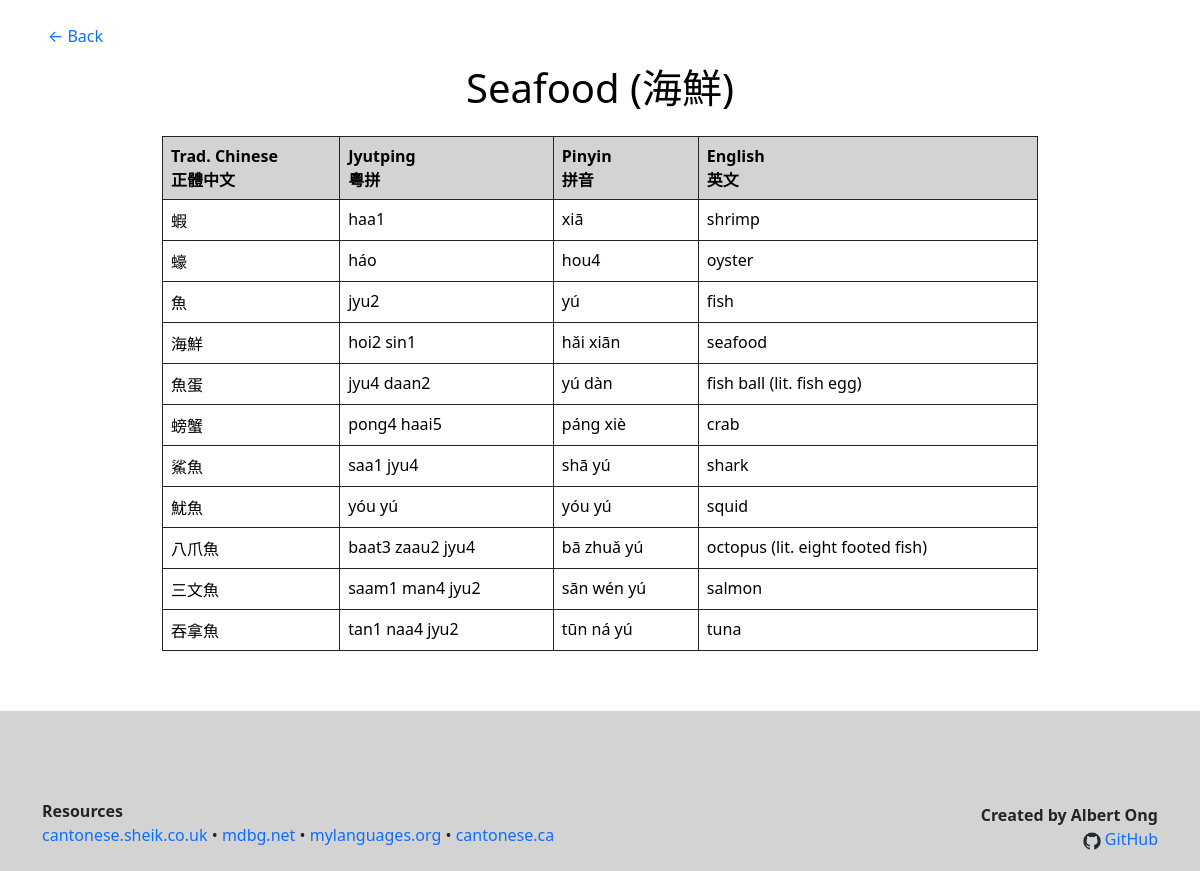
Page /pages/category.php?name=Seafood&parent=Animals&parent2=Nouns&chinese=海鮮 on the committed database.
### tables this page shows
CREATE TABLE "vocabulary" (
	"chinese"	TEXT NOT NULL,
	"chinese_variation"	TEXT,
	"jyutping"	TEXT NOT NULL,
	"pinyin"	TEXT NOT NULL,
	"english"	TEXT NOT NULL,
	"category"	TEXT NOT NULL,
	"subcategory"	TEXT,
	"subcategory2"	TEXT,
	"priority"	INTEGER,
	PRIMARY KEY("chinese","category","subcategory","subcategory2")
);

### pages/category.php (the view, shortened to what this page needs)
<html>
<head>
<link href="https://cdn.jsdelivr.net/npm/bootstrap@5.0.2/dist/css/bootstrap.min.css" rel="stylesheet">
<link rel="stylesheet" href="../assets/custom.css">
</head>
<body>
<div class="mx-5 mt-4">
  <a href="homepage.php">← Back</a>
</div>
<?php
$db = new SQLite3('../database/database.db');
$category_name = $_GET["name"];
$category_parent = $_GET["parent"];
$category_parent2 = $_GET["parent2"];
$category_chinese_name = $_GET["chinese"];
if ($category_parent == NULL AND $category_parent2 == NULL) {
  $category = "'$category_name'";
  $subcategory = "NULL";
  $subcategory2 = "NULL";
}
else if ($category_parent != NULL AND $category_parent2 == NULL){
  $category = "'$category_parent'";
  $subcategory = "'$category_name'";
  $subcategory2 = "NULL";
}
else if ($category_parent != NULL AND $category_parent2 != NULL) {
  $category = "'$category_parent2'";
  $subcategory = "'$category_parent'";
  $subcategory2 = "'$category_name'";
}
echo
"<div class='container mt-3 w-75'>
  <h1>$category_name ($category_chinese_name)</h1>
  <table class='table table-bordered border-dark text-black mt-4 mb-5'>
  <tr class='table-heading'>
    <th>Trad. Chinese<br>正體中文</th>
    <th>Jyutping<br>粵拼</th>
    <th>Pinyin<br>拼音 </th>
    <th>English<br>英文</th>
  </tr>";
if ($subcategory2 == "'States'") {
  $order = "priority ASC, english";
}
else {
  $order = "length(chinese), priority DESC, jyutping";
}
$query = "SELECT * FROM vocabulary
          WHERE category IS $category
          AND subcategory IS $subcategory
          AND subcategory2 IS $subcategory2
          ORDER BY $order";
$res = $db -> query($query);
while ($word = $res -> fetchArray()) {
  $chinese = $word[0];
  $chinese_variation = $word[1] != null ? "<br>" . $word[1] : null;
  $jyutping = $word[2];
  $pinyin = $word[3];
  $english = $word[4];
  echo "<tr>
          <td>$chinese$chinese_variation</td> <td>$jyutping</td> <td>$pinyin</td> <td>$english</td>
        </tr>";
}
echo "</table></div>";
?>
<nav class="navbar navbar-expand-lg navbar-light bg-lightgray h-20 d-flex align-items-end" style="margin-top: 5%;">
  <div class="container">
    <div class="navbar-collapse">
      <ul class="list-unstyled">
      <li><strong>Resources</strong></li>
      <li>
         <a target="_blank" href="http://www.cantonese.sheik.co.uk/">cantonese.sheik.co.uk</a>
       • <a target="_blank" href="https://www.mdbg.net/chinese/dictionary">mdbg.net</a>
       • <a target="_blank" href="http://mylanguages.org/learn_cantonese.php">mylanguages.org</a>
       • <a target="_blank" href="https://cantonese.ca/">cantonese.ca</a>
      </li>
      </ul>
      <div class="ms-auto mb-2 text-end">
        <strong>Created by Albert Ong</strong><br>
        <img src="../assets/github_icon.png" height="18px">
        <a class="ml-5" target="_blank" href="https://github.com/Albert-C-Ong/Cantonese-Vocabulary-Table">GitHub</a>
      </div>
    </div>
  </div>
</nav>
</body>
</html>

### assets/custom.css (style rules this page uses)
body { min-height: 100%; }
h1, h2, h3 { color: black; text-align: center; }
a { text-decoration: none; }
.bg-lightgray { background-color: lightgray; }
.h-20 { height: 20%; }
.table-heading { background-color: lightgray; }
.text-black { color: black; }

### rows in the picture
vocabulary: chinese "蝦", jyutping "haa1", pinyin "xiā", english "shrimp"
vocabulary: chinese "蠔", jyutping "háo", pinyin "hou4", english "oyster"
vocabulary: chinese "魚", jyutping "jyu2", pinyin "yú", english "fish"
vocabulary: chinese "海鮮", jyutping "hoi2 sin1", pinyin "hǎi xiān", english "seafood"
vocabulary: chinese "魚蛋", jyutping "jyu4 daan2", pinyin "yú dàn", english "fish ball (lit. fish egg)"
vocabulary: chinese "螃蟹", jyutping "pong4 haai5", pinyin "páng xiè", english "crab"
vocabulary: chinese "鯊魚", jyutping "saa1 jyu4", pinyin "shā yú", english "shark"
vocabulary: chinese "魷魚", jyutping "yóu yú", pinyin "yóu yú", english "squid"
vocabulary: chinese "八爪魚", jyutping "baat3 zaau2 jyu4", pinyin "bā zhuǎ yú", english "octopus (lit. eight footed fish)"
vocabulary: chinese "三文魚", jyutping "saam1 man4 jyu2", pinyin "sān wén yú", english "salmon"
vocabulary: chinese "吞拿魚", jyutping "tan1 naa4 jyu2", pinyin "tūn ná yú", english "tuna"

### other values in the picture
$category_name "Seafood"
$category_chinese_name "海鮮"
